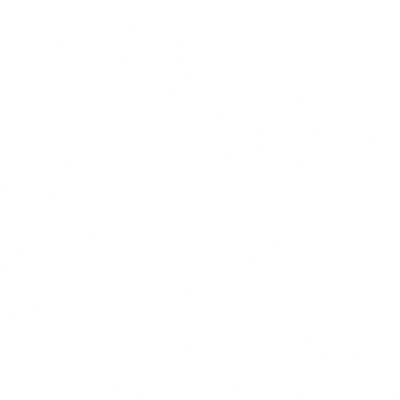
Frame 1 (no input)
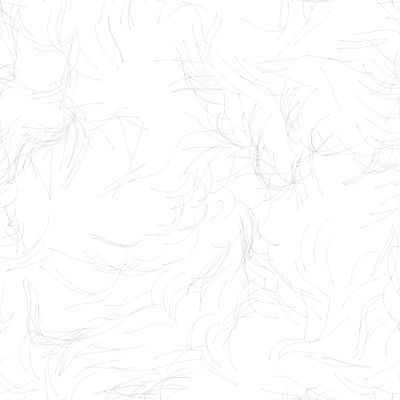
Frame 60 (no input)
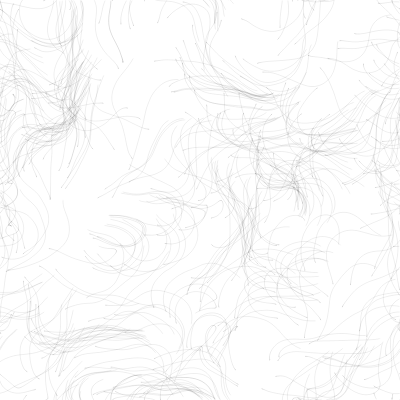
Frame 120 (the mouse pressed at the canvas centre since frame 60)

The p5.js sketch that drew these frames (run headless with seeded random() and noise() and a simulated clock; from frame 60 on, the mouse is pressed at the canvas centre):

// p5.js sketch
// ── sketch.js
/*
 * A flow field starter for further projects
 * by Michael Ruppe
 * https://github.com/michaelruppe/art
 */

var inc = 0.1
var scl = 10
var cols, rows
var zoff = 0
var fr

var particles = []

function setup() {
  createCanvas(400, 400)
  background(255)
  cols = floor(width / scl)
  rows = floor(height / scl)
  fr = createP("")

  flowfield = new Array(cols * rows)

  for (var i = 0; i < 400; i++) {
    particles[i] = new Particle()
  }
}

function draw() {
  // background(255);
  var yoff = 0
  for (var y = 0; y < rows; y++) {
    var xoff = 0
    for (var x = 0; x < cols; x++) {
      var index = x + y * cols
      flowfield[index] = v // Store the calculated vector in the array for later
      var angle = noise(xoff, yoff, zoff) * TWO_PI * 2
      xoff += inc
      var v = p5.Vector.fromAngle(angle)
      v.setMag(0.05) // for force
      // stroke(0,50);
      // push();
      // translate(x*scl,y*scl);
      // rotate(v.heading());
      // line(0,0,scl,0);
      // pop();
    }
    yoff += inc

    zoff += 0.0003
  }

  for (var i = 0; i < particles.length; i++) {
    particles[i].follow(flowfield)
    particles[i].update()
    particles[i].edges()
    particles[i].show()
  }

  fr.html(floor(frameRate()))
}

// ── particle.js
// Basic particle physics engine

function Particle() {
  this.pos = createVector(random(width), random(height))
  this.vel = createVector(0, 0)
  this.acc = createVector(0, 0)
  this.maxSpeed = 1

  this.prevPos = this.pos.copy()

  this.update = function () {
    this.vel.add(this.acc)
    this.vel.limit(this.maxSpeed)
    this.pos.add(this.vel)
    this.acc.mult(0) //reset
  }

  this.applyForce = function (force) {
    this.acc.add(force)
  }

  this.updatePrev = function () {
    this.prevPos.x = this.pos.x
    this.prevPos.y = this.pos.y
  }

  this.edges = function () {
    if (this.pos.x > width) {
      this.pos.x = 0
      this.updatePrev()
    }
    if (this.pos.x < 0) {
      this.pos.x = width
      this.updatePrev()
    }
    if (this.pos.y > height) {
      this.pos.y = 0
      this.updatePrev()
    }
    if (this.pos.y < 0) {
      this.pos.y = height
      this.updatePrev()
    }
  }

  this.follow = function (vectors) {
    var x = floor(this.pos.x / scl)
    var y = floor(this.pos.y / scl)
    var index = x + y * cols
    var force = vectors[index]
    this.applyForce(force)
  }

  this.show = function () {
    stroke(0, 10)
    strokeWeight(1)
    line(this.pos.x, this.pos.y, this.prevPos.x, this.prevPos.y)
    this.updatePrev()
    //point(this.pos.x,this.pos.y);
  }
}
